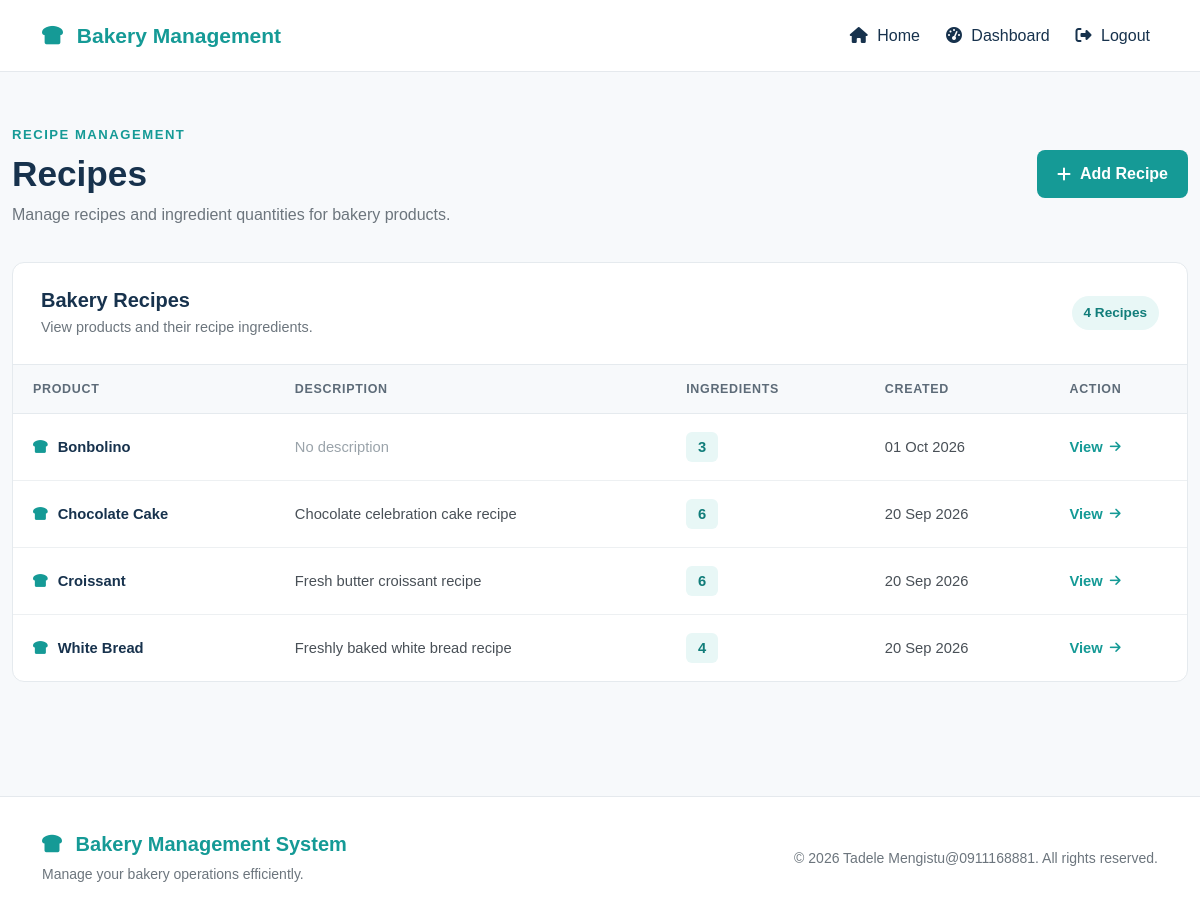
/recipes/ (signed in), run on the app's committed database.
### bekapp/models.py (models this page shows, shortened)
class Recipe(models.Model):
    product = models.OneToOneField(
        Product,
        on_delete=models.CASCADE,
        related_name="recipe",
    )
    description = models.TextField(
        blank=True,
        help_text="General instructions for preparing this product.",
    )
    created_at = models.DateTimeField(auto_now_add=True)
    updated_at = models.DateTimeField(auto_now=True)

class Product(models.Model):
    category = models.ForeignKey(
        Category,
        on_delete=models.PROTECT,
        related_name="products",
    )
    name = models.CharField(max_length=150)
    description = models.TextField(blank=True)
    price = models.DecimalField(
        max_digits=10,
        decimal_places=2,
    )
    image = models.ImageField(
        upload_to="products/",
        blank=True,
        null=True,
    )
    is_available = models.BooleanField(default=True)
    created_at = models.DateTimeField(auto_now_add=True)
    updated_at = models.DateTimeField(auto_now=True)
    class Meta:
        ordering = ["name"]

### bekapp/views.py (the view)
def recipe_list(request):
    if not request.user.is_authenticated:
        return redirect('login')
    if request.user.role not in [
        'OWNER',
        'PRODUCTION_MANAGER',
    ]:
        return redirect('dashboard')
    recipes = Recipe.objects.select_related(
        'product'
    ).prefetch_related(
        'ingredients__ingredient'
    ).order_by(
        'product__name'
    )
    return render(
        request,
        'bekapp/recipe_list.html',
        {
            'recipes': recipes,
        }
    )

### bekapp/templates/bekapp/recipe_list.html (shortened to what this page needs)
{% extends 'bekapp/base.html' %}
{% load static %}
{% block extra_css %}
<link
    rel="stylesheet"
    href="{% static 'bekapp/css/recipe-list.css' %}"
>
{% endblock %}
{% block content %}
<section class="recipe-list-page">
    <div class="container-fluid">
        <div class="recipe-page-header">
            <div>
                <span class="recipe-label">
                    RECIPE MANAGEMENT
                </span>
                <h1>
                    Recipes
                </h1>
                <p>
                    Manage recipes and ingredient quantities for bakery products.
                </p>
            </div>
            <div>
                <a
                    href="{% url 'recipe_create' %}"
                    class="recipe-add-button"
                >
                    <i class="fa-solid fa-plus"></i>
                    Add Recipe
                </a>
            </div>
        </div>
        <div class="recipe-section">
            <div class="recipe-section-header">
                <div>
                    <h2>
                        Bakery Recipes
                    </h2>
                    <p>
                        View products and their recipe ingredients.
                    </p>
                </div>
                <span class="recipe-count">
                    {{ recipes|length }} Recipes
                </span>
            </div>
            {% if recipes %}
                <div class="table-responsive">
                    <table class="recipe-table">
                        <thead>
                            <tr>
                                <th>Product</th>
                                <th>Description</th>
                                <th>Ingredients</th>
                                <th>Created</th>
                                <th>Action</th>
                            </tr>
                        </thead>
                        <tbody>
                            {% for recipe in recipes %}
                                <tr>
                                    <td>
                                        <div class="product-name">
                                            <i class="fa-solid fa-bread-slice"></i>
                                            {{ recipe.product.name }}
                                        </div>
                                    </td>
                                    <td>
                                        {% if recipe.description %}
                                            {{ recipe.description|truncatechars:80 }}
                                        {% else %}
                                            <span class="text-muted">
                                                No description
                                            </span>
                                        {% endif %}
                                    </td>
                                    <td>
                                        <span class="ingredient-count">
                                            {{ recipe.ingredients.all|length }}
                                        </span>
                                    </td>
                                    <td>
                                        {{ recipe.created_at|date:"d M Y" }}
                                    </td>
                                    <td>
                                        <a
                                            href="{% url 'recipe_detail' recipe.id %}"
                                            class="recipe-action"
                                        >
                                            View
                                            <i class="fa-solid fa-arrow-right"></i>
                                        </a>
                                    </td>
                                </tr>
                            {% endfor %}
                        </tbody>
                    </table>
                </div>
            {% endif %}
        </div>
    </div>
</section>
{% endblock %}

### bekapp/static/bekapp/css/style.css (style rules this page uses)
html, body { margin: 0; padding: 0; }
body { min-height: 100vh; background: #f5f7f9; color: #17324d; font-family: Arial, Helvetica, sans-serif; }

### bekapp/static/bekapp/css/recipe-list.css (style rules this page uses)
.recipe-list-page { padding: 50px 0 70px; background: #f7f9fb; min-height: calc(100vh - 76px); }
.recipe-page-header { display: flex; align-items: center; justify-content: space-between; gap: 30px; margin-bottom: 35px; }
.recipe-label { display: inline-block; margin-bottom: 8px; color: #159a96; font-size: 0.82rem; font-weight: 700; letter-spacing: 1.5px; }
.recipe-page-header h1 { margin: 0 0 8px; color: #17324d; font-size: 2.2rem; font-weight: 700; }
.recipe-page-header p { margin: 0; color: #6c757d; font-size: 1rem; }
.recipe-add-button { display: inline-flex; align-items: center; gap: 9px; padding: 12px 20px; border-radius: 8px; background: #159a96; color: #ffffff; text-decoration: none; font-weight: 600; transition: 0.2s ease; }
.recipe-section { background: #ffffff; border: 1px solid #e5eaee; border-radius: 12px; overflow: hidden; }
.recipe-section-header { display: flex; align-items: center; justify-content: space-between; gap: 20px; padding: 25px 28px; border-bottom: 1px solid #e5eaee; }
.recipe-section-header h2 { margin: 0 0 5px; color: #17324d; font-size: 1.25rem; font-weight: 700; }
.recipe-section-header p { margin: 0; color: #6c757d; font-size: 0.9rem; }
.recipe-count { display: inline-flex; align-items: center; padding: 7px 12px; border-radius: 20px; background: #e8f7f6; color: #117d7a; font-size: 0.85rem; font-weight: 600; white-space: nowrap; }
.recipe-table { width: 100%; margin: 0; border-collapse: collapse; }
.recipe-table th { padding: 15px 20px; background: #f7f9fb; border-bottom: 1px solid #e5eaee; color: #5d6b78; font-size: 0.78rem; font-weight: 700; letter-spacing: 0.7px; text-transform: uppercase; white-space: nowrap; }
.recipe-table td { padding: 18px 20px; border-bottom: 1px solid #edf0f2; color: #495057; font-size: 0.92rem; vertical-align: middle; }
.recipe-table tbody tr:last-child td { border-bottom: none; }
.product-name { display: flex; align-items: center; gap: 10px; color: #17324d; font-weight: 700; }
.product-name i { color: #159a96; }
.ingredient-count { display: inline-flex; align-items: center; justify-content: center; min-width: 32px; height: 30px; padding: 0 9px; border-radius: 6px; background: #e8f7f6; color: #117d7a; font-weight: 700; }
.text-muted { color: #9aa3aa !important; }
.recipe-action { display: inline-flex; align-items: center; gap: 7px; color: #159a96; text-decoration: none; font-weight: 600; white-space: nowrap; }
.recipe-action i { font-size: 0.78rem; }

### data on the page
Recipe: product.name "Bonbolino", description "No description", ingredients.all|length "3", created_at "01 Oct 2026"
Recipe: product.name "Chocolate Cake", description "Chocolate celebration cake recipe", ingredients.all|length "6", created_at "20 Sep 2026"
Recipe: product.name "Croissant", description "Fresh butter croissant recipe", ingredients.all|length "6", created_at "20 Sep 2026"
Recipe: product.name "White Bread", description "Freshly baked white bread recipe", ingredients.all|length "4", created_at "20 Sep 2026"

### other printed values
{{ recipes|length }} "4"
